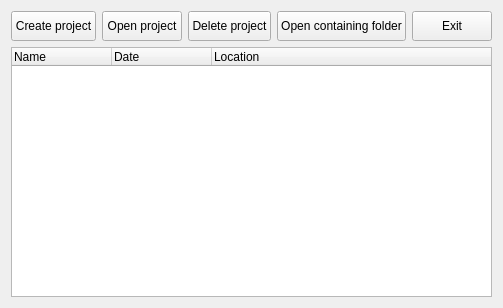
<?xml version="1.0" encoding="UTF-8"?>
<ui version="4.0">
 <class>WelcomeWindow</class>
 <widget class="QWidget" name="WelcomeWindow">
  <property name="geometry">
   <rect>
    <x>0</x>
    <y>0</y>
    <width>465</width>
    <height>308</height>
   </rect>
  </property>
  <property name="windowTitle">
   <string>PK Creator - Welcone screen</string>
  </property>
  <layout class="QVBoxLayout" name="verticalLayout">
   <item>
    <layout class="QHBoxLayout" name="horizontalLayout">
     <item>
      <widget class="QPushButton" name="createButton">
       <property name="minimumSize">
        <size>
         <width>0</width>
         <height>30</height>
        </size>
       </property>
       <property name="text">
        <string>Create project</string>
       </property>
      </widget>
     </item>
     <item>
      <widget class="QPushButton" name="openButton">
       <property name="minimumSize">
        <size>
         <width>0</width>
         <height>30</height>
        </size>
       </property>
       <property name="text">
        <string>Open project</string>
       </property>
      </widget>
     </item>
     <item>
      <widget class="QPushButton" name="deleteButton">
       <property name="minimumSize">
        <size>
         <width>0</width>
         <height>30</height>
        </size>
       </property>
       <property name="text">
        <string>Delete project</string>
       </property>
      </widget>
     </item>
     <item>
      <widget class="QPushButton" name="openFolderButton">
       <property name="minimumSize">
        <size>
         <width>0</width>
         <height>30</height>
        </size>
       </property>
       <property name="text">
        <string>Open containing folder</string>
       </property>
      </widget>
     </item>
     <item>
      <widget class="QPushButton" name="exitButton">
       <property name="minimumSize">
        <size>
         <width>0</width>
         <height>30</height>
        </size>
       </property>
       <property name="text">
        <string>Exit</string>
       </property>
      </widget>
     </item>
    </layout>
   </item>
   <item>
    <widget class="QTreeWidget" name="projectView">
     <property name="rootIsDecorated">
      <bool>false</bool>
     </property>
     <column>
      <property name="text">
       <string>Name</string>
      </property>
     </column>
     <column>
      <property name="text">
       <string>Date</string>
      </property>
     </column>
     <column>
      <property name="text">
       <string>Location</string>
      </property>
     </column>
    </widget>
   </item>
  </layout>
 </widget>
 <resources/>
 <connections/>
</ui>
